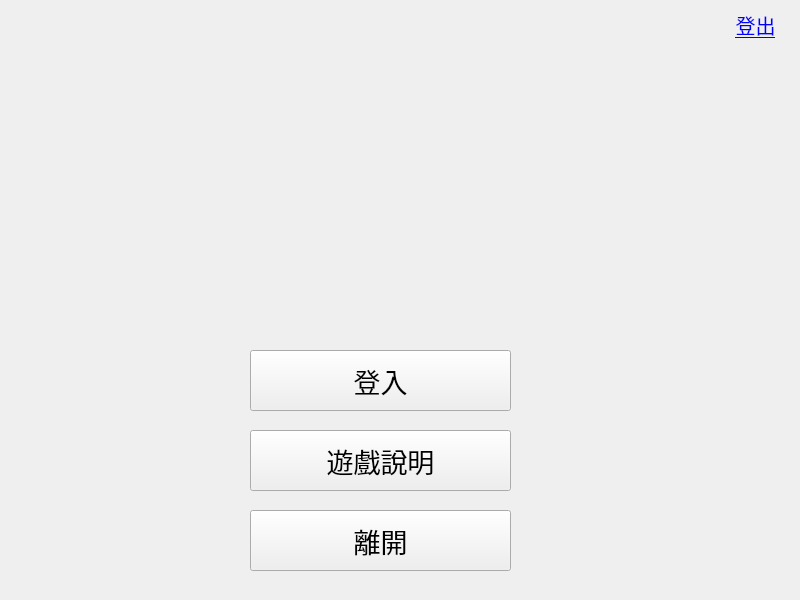
<?xml version="1.0" encoding="UTF-8"?>
<ui version="4.0">
 <class>Menu</class>
 <widget class="QWidget" name="Menu">
  <property name="enabled">
   <bool>true</bool>
  </property>
  <property name="geometry">
   <rect>
    <x>0</x>
    <y>0</y>
    <width>800</width>
    <height>600</height>
   </rect>
  </property>
  <property name="windowTitle">
   <string>Form</string>
  </property>
  <property name="styleSheet">
   <string notr="true"/>
  </property>
  <widget class="QLabel" name="label">
   <property name="geometry">
    <rect>
     <x>70</x>
     <y>0</y>
     <width>611</width>
     <height>361</height>
    </rect>
   </property>
   <property name="text">
    <string/>
   </property>
   <property name="pixmap">
    <pixmap resource="resource.qrc">:/sources/images/logo.png</pixmap>
   </property>
   <property name="scaledContents">
    <bool>false</bool>
   </property>
   <property name="alignment">
    <set>Qt::AlignCenter</set>
   </property>
  </widget>
  <widget class="QPushButton" name="mainButton">
   <property name="geometry">
    <rect>
     <x>250</x>
     <y>350</y>
     <width>261</width>
     <height>61</height>
    </rect>
   </property>
   <property name="font">
    <font>
     <pointsize>20</pointsize>
    </font>
   </property>
   <property name="styleSheet">
    <string notr="true"/>
   </property>
   <property name="text">
    <string>登入</string>
   </property>
  </widget>
  <widget class="QPushButton" name="aboutButton">
   <property name="geometry">
    <rect>
     <x>250</x>
     <y>430</y>
     <width>261</width>
     <height>61</height>
    </rect>
   </property>
   <property name="font">
    <font>
     <pointsize>20</pointsize>
    </font>
   </property>
   <property name="styleSheet">
    <string notr="true"/>
   </property>
   <property name="text">
    <string>遊戲說明</string>
   </property>
  </widget>
  <widget class="QPushButton" name="exitButton">
   <property name="geometry">
    <rect>
     <x>250</x>
     <y>510</y>
     <width>261</width>
     <height>61</height>
    </rect>
   </property>
   <property name="font">
    <font>
     <pointsize>20</pointsize>
    </font>
   </property>
   <property name="styleSheet">
    <string notr="true"/>
   </property>
   <property name="text">
    <string>離開</string>
   </property>
  </widget>
  <widget class="QLabel" name="logoutLink">
   <property name="geometry">
    <rect>
     <x>730</x>
     <y>10</y>
     <width>51</width>
     <height>31</height>
    </rect>
   </property>
   <property name="font">
    <font>
     <pointsize>15</pointsize>
    </font>
   </property>
   <property name="cursor">
    <cursorShape>ArrowCursor</cursorShape>
   </property>
   <property name="styleSheet">
    <string notr="true"/>
   </property>
   <property name="text">
    <string>&lt;a href=\&quot;\&quot;&gt;&lt;span style=&quot; text-decoration: underline; color:#0000ff;&quot;&gt;登出&lt;/span&gt;&lt;/a&gt;</string>
   </property>
   <property name="alignment">
    <set>Qt::AlignCenter</set>
   </property>
   <property name="openExternalLinks">
    <bool>false</bool>
   </property>
  </widget>
  <widget class="QLabel" name="account">
   <property name="geometry">
    <rect>
     <x>490</x>
     <y>10</y>
     <width>241</width>
     <height>31</height>
    </rect>
   </property>
   <property name="font">
    <font>
     <pointsize>15</pointsize>
    </font>
   </property>
   <property name="cursor">
    <cursorShape>ArrowCursor</cursorShape>
   </property>
   <property name="styleSheet">
    <string notr="true"/>
   </property>
   <property name="text">
    <string/>
   </property>
   <property name="alignment">
    <set>Qt::AlignRight|Qt::AlignTrailing|Qt::AlignVCenter</set>
   </property>
   <property name="openExternalLinks">
    <bool>false</bool>
   </property>
  </widget>
 </widget>
 <resources>
  <include location="resource.qrc"/>
 </resources>
 <connections/>
</ui>
